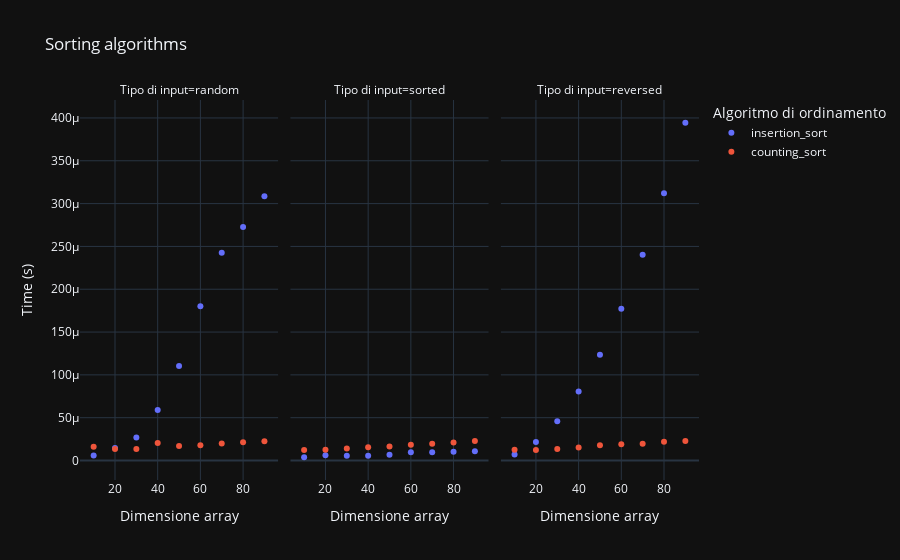

Source (notebook cell):
### Code cell
figure = px.scatter(df.query("num_samples > 0"),
                 x="num_samples",
                 y="time",
                 color="test_type",
                 facet_col="input_type",
                 title="Sorting algorithms",
                 labels={"num_samples": "Dimensione array", "time": "Time (s)", "test_type": "Algoritmo di ordinamento", "input_type": "Tipo di input"})

figure.show()

### Figure 1 — Plotly figure (JSON) as saved in the notebook; plotly's stock layout.template omitted (floating-point values rounded to 4 significant figures)
{"data": [{"hovertemplate": "Algoritmo di ordinamento=insertion_sort<br>Tipo di input=random<br>Dimensione array=%{x}<br>Time (s)=%{y}<extra></extra>", "legendgroup": "insertion_sort", "marker": {"color": "#636efa", "symbol": "circle"}, "mode": "markers", "name": "insertion_sort", "orientation": "v", "showlegend": true, "x": [10, 20, 30, 40, 50, 60, 70, 80, 90], "xaxis": "x", "y": [5.8e-06, 1.45e-05, 2.7e-05, 5.9e-05, 0.0001104, 0.0001801, 0.0002425, 0.0002727, 0.0003086], "yaxis": "y", "type": "scatter"}, {"hovertemplate": "Algoritmo di ordinamento=insertion_sort<br>Tipo di input=sorted<br>Dimensione array=%{x}<br>Time (s)=%{y}<extra></extra>", "legendgroup": "insertion_sort", "marker": {"color": "#636efa", "symbol": "circle"}, "mode": "markers", "name": "insertion_sort", "orientation": "v", "showlegend": false, "x": [10, 20, 30, 40, 50, 60, 70, 80, 90], "xaxis": "x2", "y": [3.8e-06, 6.1e-06, 5.6e-06, 5.6e-06, 6.8e-06, 9.5e-06, 9.6e-06, 1.01e-05, 1.08e-05], "yaxis": "y2", "type": "scatter"}, {"hovertemplate": "Algoritmo di ordinamento=insertion_sort<br>Tipo di input=reversed<br>Dimensione array=%{x}<br>Time (s)=%{y}<extra></extra>", "legendgroup": "insertion_sort", "marker": {"color": "#636efa", "symbol": "circle"}, "mode": "markers", "name": "insertion_sort", "orientation": "v", "showlegend": false, "x": [10, 20, 30, 40, 50, 60, 70, 80, 90], "xaxis": "x3", "y": [6.9e-06, 2.16e-05, 4.59e-05, 8.05e-05, 0.0001235, 0.0001773, 0.0002403, 0.0003122, 0.0003944], "yaxis": "y3", "type": "scatter"}, {"hovertemplate": "Algoritmo di ordinamento=counting_sort<br>Tipo di input=random<br>Dimensione array=%{x}<br>Time (s)=%{y}<extra></extra>", "legendgroup": "counting_sort", "marker": {"color": "#EF553B", "symbol": "circle"}, "mode": "markers", "name": "counting_sort", "orientation": "v", "showlegend": true, "x": [10, 20, 30, 40, 50, 60, 70, 80, 90], "xaxis": "x", "y": [1.61e-05, 1.34e-05, 1.34e-05, 2.04e-05, 1.7e-05, 1.79e-05, 1.99e-05, 2.14e-05, 2.26e-05], "yaxis": "y", "type": "scatter"}, {"hovertemplate": "Algoritmo di ordinamento=counting_sort<br>Tipo di input=sorted<br>Dimensione array=%{x}<br>Time (s)=%{y}<extra></extra>", "legendgroup": "counting_sort", "marker": {"color": "#EF553B", "symbol": "circle"}, "mode": "markers", "name": "counting_sort", "orientation": "v", "showlegend": false, "x": [10, 20, 30, 40, 50, 60, 70, 80, 90], "xaxis": "x2", "y": [1.22e-05, 1.27e-05, 1.39e-05, 1.55e-05, 1.64e-05, 1.84e-05, 1.97e-05, 2.1e-05, 2.28e-05], "yaxis": "y2", "type": "scatter"}, {"hovertemplate": "Algoritmo di ordinamento=counting_sort<br>Tipo di input=reversed<br>Dimensione array=%{x}<br>Time (s)=%{y}<extra></extra>", "legendgroup": "counting_sort", "marker": {"color": "#EF553B", "symbol": "circle"}, "mode": "markers", "name": "counting_sort", "orientation": "v", "showlegend": false, "x": [10, 20, 30, 40, 50, 60, 70, 80, 90], "xaxis": "x3", "y": [1.26e-05, 1.24e-05, 1.34e-05, 1.53e-05, 1.78e-05, 1.91e-05, 1.97e-05, 2.2e-05, 2.28e-05], "yaxis": "y3", "type": "scatter"}], "layout": {"xaxis": {"anchor": "y", "domain": [0.0, 0.32], "title": {"text": "Dimensione array"}}, "yaxis": {"anchor": "x", "domain": [0.0, 1.0], "title": {"text": "Time (s)"}}, "xaxis2": {"anchor": "y2", "domain": [0.34, 0.66], "matches": "x", "title": {"text": "Dimensione array"}}, "yaxis2": {"anchor": "x2", "domain": [0.0, 1.0], "matches": "y", "showticklabels": false}, "xaxis3": {"anchor": "y3", "domain": [0.68, 1.0], "matches": "x", "title": {"text": "Dimensione array"}}, "yaxis3": {"anchor": "x3", "domain": [0.0, 1.0], "matches": "y", "showticklabels": false}, "annotations": [{"font": {}, "showarrow": false, "text": "Tipo di input=random", "x": 0.16, "xanchor": "center", "xref": "paper", "y": 1.0, "yanchor": "bottom", "yref": "paper"}, {"font": {}, "showarrow": false, "text": "Tipo di input=sorted", "x": 0.5, "xanchor": "center", "xref": "paper", "y": 1.0, "yanchor": "bottom", "yref": "paper"}, {"font": {}, "showarrow": false, "text": "Tipo di input=reversed", "x": 0.84, "xanchor": "center", "xref": "paper", "y": 1.0, "yanchor": "bottom", "yref": "paper"}], "legend": {"title": {"text": "Algoritmo di ordinamento"}, "tracegroupgap": 0}, "title": {"text": "Sorting algorithms"}}}
